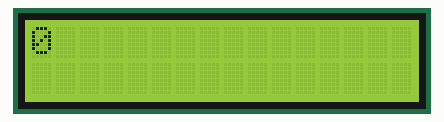
This sketch was run on a simulated Arduino Uno, built with avr-gcc and run on an emulated ATmega328P. Parts: 16×2 character LCD.

Above: at 0.1 s.
At 2.1 s:
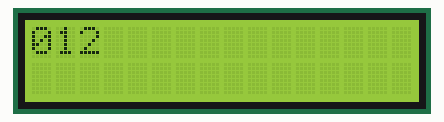
At 4.1 s:
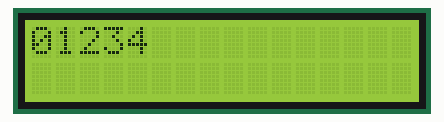
At 6.1 s:
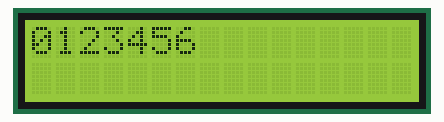
At 9.1 s:
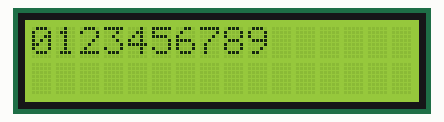
At 13.1 s:
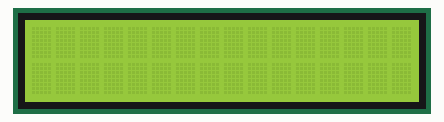

Measured:
- by itself, everything shown: repeats every 15.0 s, in 11 steps
- what the display in image 1 shows lasts 1.0 s, from 2.1 s to 3.1 s
- what the display in image 4 shows lasts 4.0 s, from 9.1 s to 13.1 s
- what the display in image 5 shows lasts 2.0 s, from 13.1 s to 15.1 s

The sketch:

LCD_3.ino
```cpp
#include<LiquidCrystal.h>

// RS --> DIG 8
// EN --> DIG 9
// D4 --> DIG 4
// D5 --> DIG 5
// D6 --> DIG 6
// D7 --> DIG 7

// Variables tiempos
int tnum=3000;
int t1=2000;

LiquidCrystal lcd(8, 9, 4, 5, 6, 7);

void conteo1();
//void conteo2();

void setup()
{
  lcd.begin(16,2);
}

void loop()
{
  conteo1();
  //conteo2();
  delay(tnum);
  lcd.clear();
  delay(t1);
}

void conteo1()
{
  int col=0;
  int num=0;

  for(int i=0; i<10; i++)
  {
    lcd.setCursor(col,0);
    lcd.print(num);
    num++;
    col++;
    delay(1000);
  }
}
```
